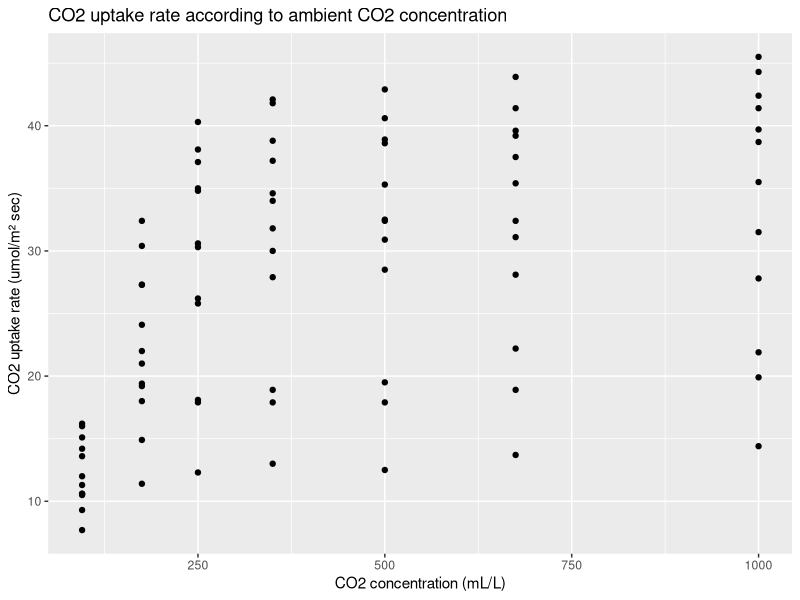
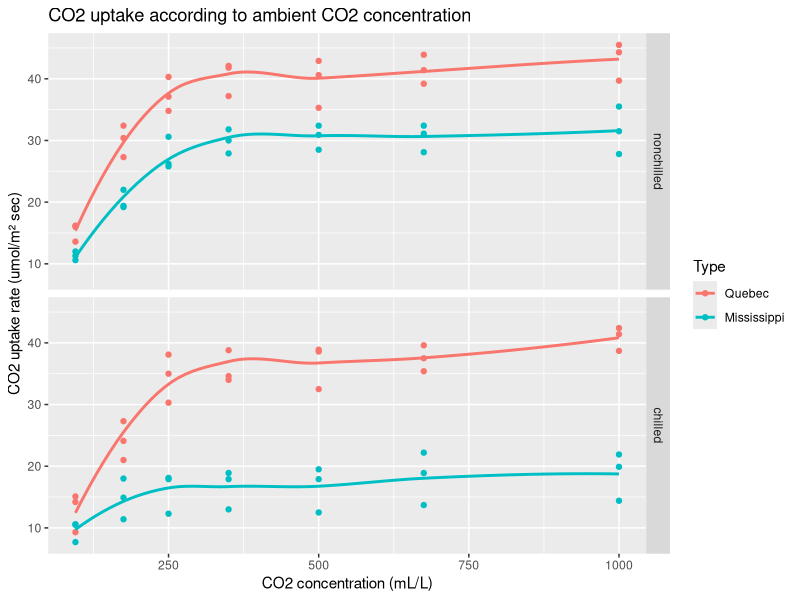
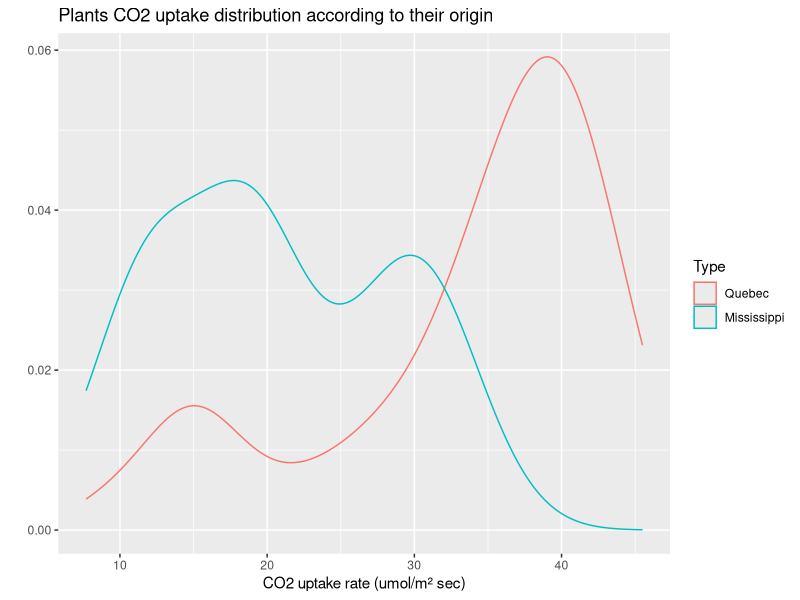
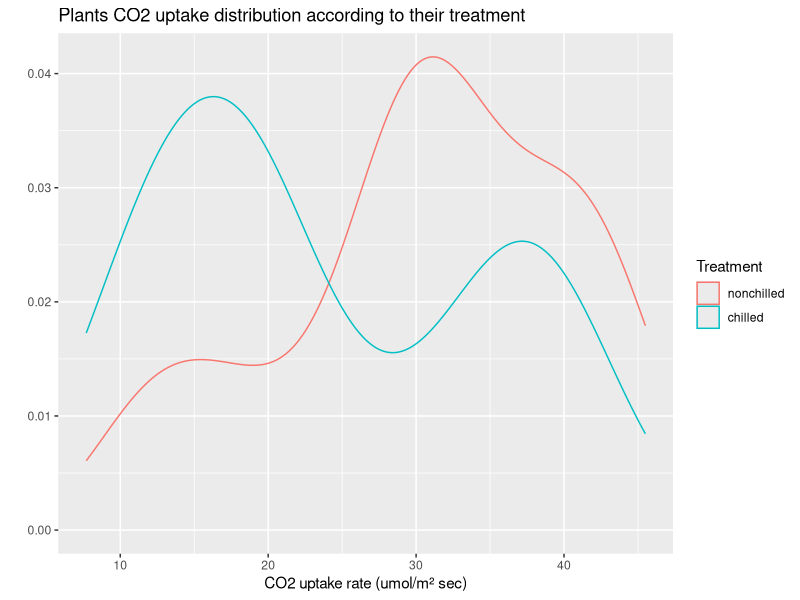
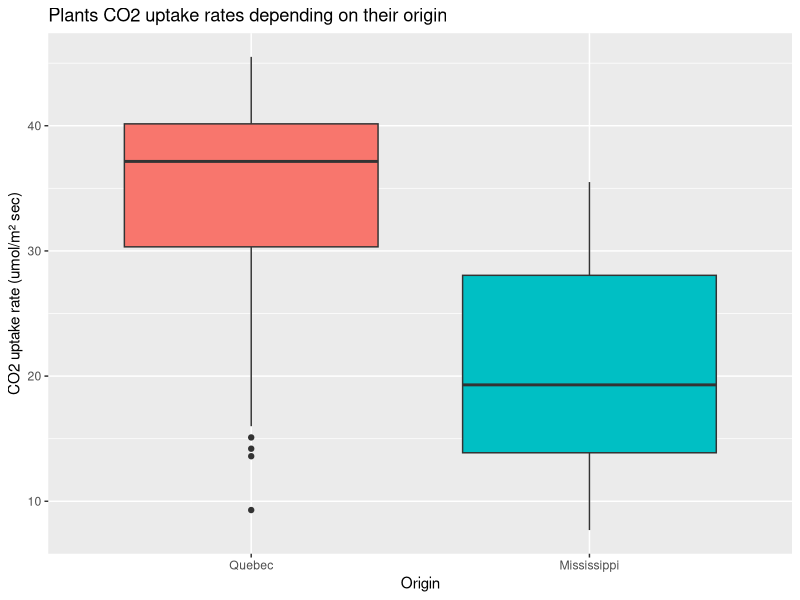
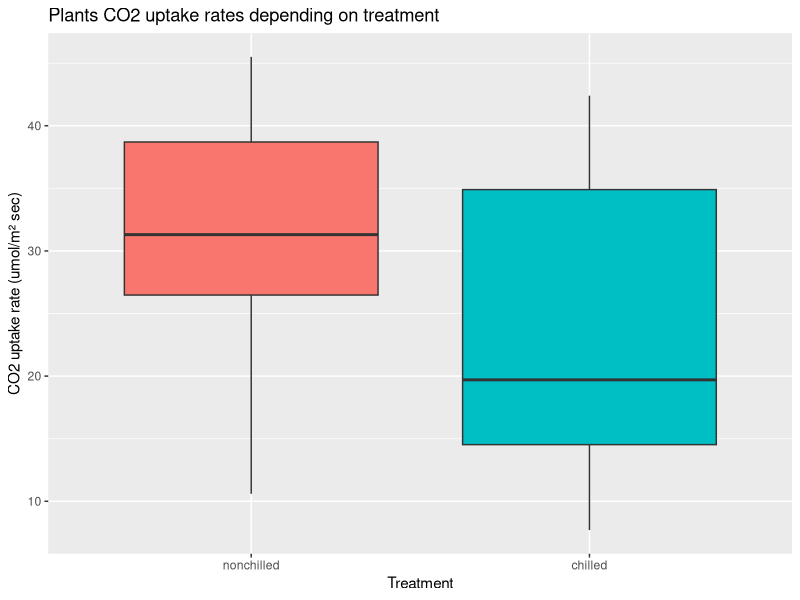
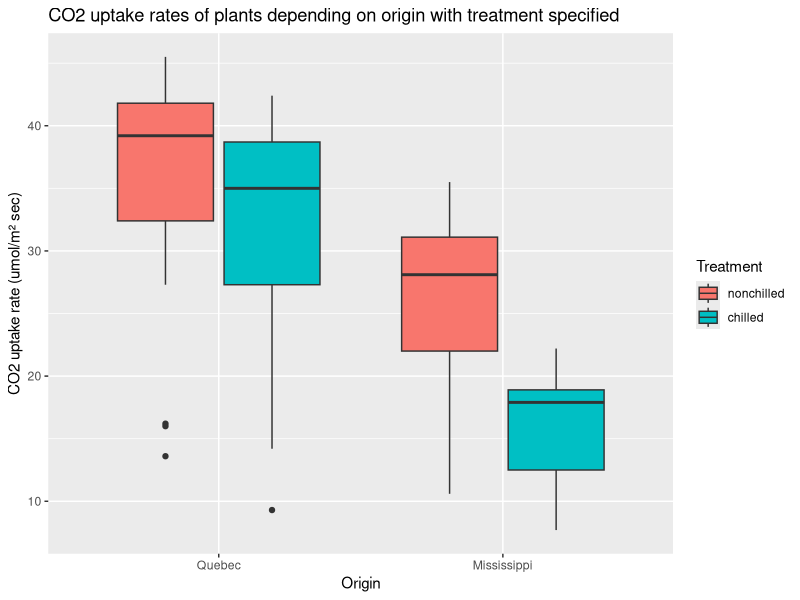

Source code (R) for these figures, in order:
## ---- chunk 1
knitr::opts_chunk$set(echo = TRUE, message = FALSE, warning = FALSE)
## ---- chunk 2
data(CO2)
dim(CO2)
names(CO2)
## ---- chunk 3
CO2
class(CO2)
str(CO2)
## ---- chunk 4
summary(CO2)
levels(CO2$Plant)
## ---- chunk 5
tapply(CO2$uptake, CO2$Type, summary)
## ---- chunk 6
tapply(CO2$uptake, CO2$Plant, summary)
## ---- chunk 7
library(dplyr)
summarize(group_by(CO2, Type), average_uptake = mean(uptake))
summarize(group_by(CO2, Treatment), average_uptake = mean(uptake))
summarize(group_by(CO2, conc), average_uptake = mean(uptake))
## ---- chunk 8
library(ggplot2)
qplot(conc, uptake, data = CO2, geom = "point",
      main = "CO2 uptake rate according to ambient CO2 concentration",
      xlab = "CO2 concentration (mL/L)", ylab = "CO2 uptake rate (umol/m² sec)")
## ---- chunk 9
qplot(conc, uptake, facets = Treatment ~ ., data = CO2, color = Type,
      geom = c("point", "smooth"), se = FALSE,
      main = "CO2 uptake according to ambient CO2 concentration",
      xlab = "CO2 concentration (mL/L)", ylab = "CO2 uptake rate (umol/m² sec)")
## ---- chunk 10
qplot(uptake, data = CO2, color = Type, geom = "density",
      main = "Plants CO2 uptake distribution according to their origin",
      xlab = "CO2 uptake rate (umol/m² sec)")
qplot(uptake, data = CO2, color = Treatment, geom = "density",
      main = "Plants CO2 uptake distribution according to their treatment",
      xlab = "CO2 uptake rate (umol/m² sec)")
## ---- chunk 11
ggplot(CO2, aes(x=Type, y=uptake,  fill=Type)) +
  geom_boxplot(show.legend = FALSE) +
  ggtitle("Plants CO2 uptake rates depending on their origin") +
  xlab("Origin") + ylab("CO2 uptake rate (umol/m² sec)")
## ---- chunk 12
ggplot(CO2, aes(x=Treatment, y=uptake,  fill=Treatment)) +
  geom_boxplot(show.legend = FALSE) +
  ggtitle("Plants CO2 uptake rates depending on treatment") +
  xlab("Treatment") + ylab("CO2 uptake rate (umol/m² sec)")
## ---- chunk 13
ggplot(CO2, aes(x=Type, y=uptake, fill=Treatment)) + geom_boxplot() +
  ggtitle("CO2 uptake rates of plants depending on origin with treatment specified") +
  xlab("Origin") + ylab("CO2 uptake rate (umol/m² sec)")
## ---- chunk 14
t.test(CO2$uptake~CO2$Treatment)
## ---- chunk 15
t.test(CO2$uptake~CO2$Type)
## ---- chunk 16
cor.test(CO2$uptake,CO2$conc)
## ---- chunk 17
Treatm_Type_fit = lm(CO2$uptake ~ CO2$Type*CO2$Treatment)
anova(Treatm_Type_fit)
